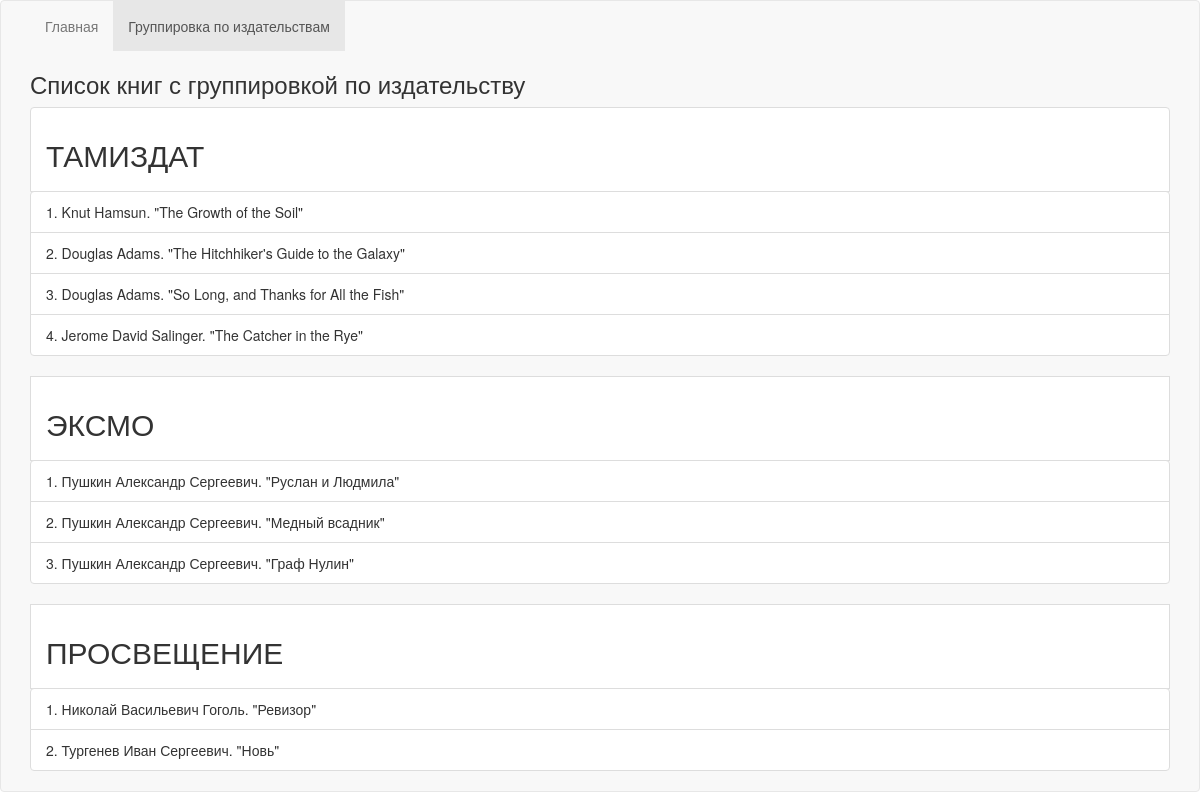
The app's page /redactions/ with its own data.
### p_library/models.py (models this page shows, shortened)
class Book(models.Model):
    ISBN = models.CharField(max_length=13)
    title = models.TextField()
    description = models.TextField()
    year_release = models.SmallIntegerField()
    copy_count = models.SmallIntegerField(default=1)
    price = models.DecimalField(decimal_places=2, max_digits=8, default=0.00)
    author = models.ForeignKey(Author, on_delete=models.CASCADE)
    publisher = models.ForeignKey(Publisher, on_delete=models.CASCADE)

class Publisher(models.Model):
    name = models.TextField()

class Author(models.Model):
    full_name = models.TextField()
    birth_year = models.SmallIntegerField()
    country = models.CharField(max_length=2)
    def __str__(self):
        return self.full_name

### p_library/views.py (the view)
# urls.py: path('redactions/', views.redactions),
def redactions(request):
    template = loader.get_template('redactions.html')
    books = Book.objects.all()
    books_by_publisher = {}
    for book in books:
        if books_by_publisher.get(book.publisher.name) is None:
            books_by_publisher[book.publisher.name] = [book]
        else:
            books_by_publisher[book.publisher.name].append(book)
    biblio_data = {
        "books_by_publisher": books_by_publisher,
        }
    return HttpResponse(template.render(biblio_data, request))

### p_library/templates/redactions.html (shortened to what this page needs)
<!DOCTYPE html>
<html lang="ru">
<head>
    <link rel="stylesheet" href="https://stackpath.bootstrapcdn.com/bootstrap/3.4.1/css/bootstrap.min.css">
</head>
<body>
    <div class="navbar navbar-default">
        <div class="navbar-inner">
            <div class="container">
            <ul class="nav navbar-nav">
                <li><a href="/">Главная</a></li>
                <li class ="active"><a href="/redactions">Группировка по издательствам</a></li>
            </ul>
        </div>
    </div>
    <div class="container">
        <h3>Список книг с группировкой по издательству</h3>
        <ul class="list-group">
            {% for publisher, books in books_by_publisher.items %}
                <li class="list-group-item"><h2>{{ publisher }}</h2></li>
                <ul class="list-group">
                    {% for book in books %}
                    <li class="list-group-item">{{ forloop.counter }}. {{ book.author }}. "{{ book.title }}"</li>
                    {% endfor %}
                </ul>
            {% endfor %}
        </ul>
    </div>
</body>
</html>

### records on screen
Book: name "ТАМИЗДАТ", author "Knut Hamsun", title "The Growth of the Soil"
Book: author "Douglas Adams", title "The Hitchhiker's Guide to the Galaxy"
Book: author "Douglas Adams", title "So Long, and Thanks for All the Fish"
Book: author "Jerome David Salinger", title "The Catcher in the Rye"
Book: name "ЭКСМО", author "Пушкин Александр Сергеевич", title "Руслан и Людмила"
Book: author "Пушкин Александр Сергеевич", title "Медный всадник"
Book: author "Пушкин Александр Сергеевич", title "Граф Нулин"
Book: name "ПРОСВЕЩЕНИЕ", author "Николай Васильевич Гоголь", title "Ревизор"
Book: author "Тургенев Иван Сергеевич", title "Новь"
